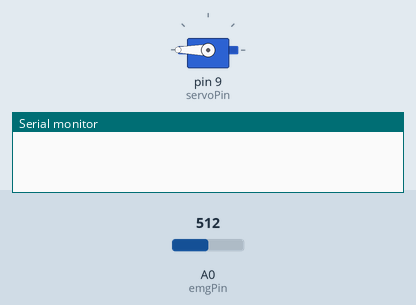
The sketch below on a simulated Arduino Uno, built with avr-gcc and run on an emulated ATmega328P. Parts: servo, the last lines printed to the serial monitor. The test bench sets the inputs (shaded band); at power-on: A0 (emgPin) = 512.

Above: at 0.1 s.
At 27.1 s:
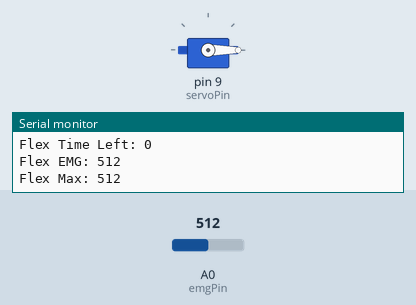
Timing chart, 0 to 29.0 s (numbered marks = the images above):
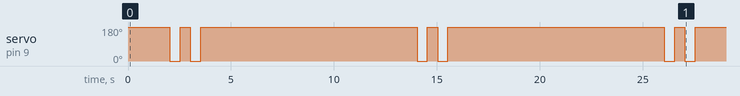

The sketch:

emg_bionic_hand.ino
```cpp
#include <Servo.h>

Servo myServo;

const int emgPin = A0;
const int servoPin = 9;

const unsigned long calibrationTime = 10000;
const unsigned long logInterval = 50;

int relaxedMin = 1023;
int relaxedMax = 0;
int flexMax = 0;
int adaptiveThreshold;

bool controlMode = false;
float smoothedValue = 0;
const float alpha = 0.1;

int currentServoPos = 180;
int targetServoPos = 180;

unsigned long lastLogTime = 0;
String currentLevel = "RELAXED";

void setup() {

Serial.begin(9600);
myServo.attach(servoPin);
myServo.write(180);

delay(2000);

Serial.println("=================================");
Serial.println("STARTING CALIBRATION");
Serial.println("=================================");

servoDoubleClose();
Serial.println(">>> RELAX for 10 seconds");
recordRelaxedPhase();

servoDoubleClose();
Serial.println(">>> FLEX MAX for 10 seconds");
recordFlexPhase();

servoDoubleClose();
calculateThreshold();

Serial.println("=================================");
Serial.println("CALIBRATION COMPLETE");
Serial.println("Beginning Live Output...");
Serial.println("=================================");

Serial.println("LEVEL,EMG,SERVO_ANGLE");

 controlMode = true;
}

void loop() {

if (!controlMode) return;

int rawValue = readAveragedEMG();

smoothedValue = (alpha * rawValue) + ((1 - alpha) * smoothedValue);
int emgValue = (int)smoothedValue;

int range = flexMax - adaptiveThreshold;
int lightCutoff = adaptiveThreshold + (range * 0.33);
int mediumCutoff = adaptiveThreshold + (range * 0.66);

if (emgValue < adaptiveThreshold) {
 currentLevel = "RELAXED";
 targetServoPos = 180;
}
else if (emgValue < lightCutoff) {
 currentLevel = "LIGHT";
}
else if (emgValue < mediumCutoff) {
 currentLevel = "MEDIUM";
}
else {
 currentLevel = "STRONG";
}

if (emgValue >= adaptiveThreshold) {
 targetServoPos = map(emgValue,
 adaptiveThreshold,
 flexMax,
 180,
 0);
 targetServoPos = constrain(targetServoPos, 0, 180);
}

if (currentServoPos < targetServoPos) currentServoPos++;
if (currentServoPos > targetServoPos) currentServoPos--;

myServo.write(currentServoPos);

if (millis() - lastLogTime >= logInterval) {
 lastLogTime = millis();

 Serial.print(currentLevel);
 Serial.print(",");
 Serial.print(emgValue);
 Serial.print(",");
 Serial.println(currentServoPos);
}
}

void servoDoubleClose() {
for (int index = 0; index < 2; index++) {
 myServo.write(0);
 delay(500);
 myServo.write(180);
 delay(500);
}
}

void recordRelaxedPhase() {

unsigned long startTime = millis();
unsigned long lastPrint = 0;
int lastSecond = -1;

while (millis() - startTime <= calibrationTime) {

 int value = analogRead(emgPin);

 if (value < relaxedMin) relaxedMin = value;
 if (value > relaxedMax) relaxedMax = value;

 int secondsLeft = 10 - ((millis() - startTime) / 1000);
 if (secondsLeft != lastSecond) {
  lastSecond = secondsLeft;
  Serial.print("Relax Time Left: ");
  Serial.println(secondsLeft);
 }

 if (millis() - lastPrint >= 200) {
  lastPrint = millis();
  Serial.print("Relax EMG: ");
  Serial.println(value);
 }
}

Serial.print("Relaxed Min: ");
Serial.println(relaxedMin);
Serial.print("Relaxed Max: ");
Serial.println(relaxedMax);
}

void recordFlexPhase() {

unsigned long startTime = millis();
unsigned long lastPrint = 0;
int lastSecond = -1;

while (millis() - startTime <= calibrationTime) {

 int value = analogRead(emgPin);

 if (value > flexMax) flexMax = value;

 int secondsLeft = 10 - ((millis() - startTime) / 1000);
 if (secondsLeft != lastSecond) {
  lastSecond = secondsLeft;
  Serial.print("Flex Time Left: ");
  Serial.println(secondsLeft);
 }

 if (millis() - lastPrint >= 200) {
  lastPrint = millis();
  Serial.print("Flex EMG: ");
  Serial.println(value);
 }
}

Serial.print("Flex Max: ");
Serial.println(flexMax);
}

void calculateThreshold() {

int noiseRange = relaxedMax - relaxedMin;
adaptiveThreshold = relaxedMax + (noiseRange * 2);

Serial.println("---- Calibration Results ----");
Serial.print("Noise Range: ");
Serial.println(noiseRange);
Serial.print("Adaptive Threshold: ");
Serial.println(adaptiveThreshold);
Serial.print("Flex Max: ");
Serial.println(flexMax);
}

int readAveragedEMG() {
int aggregate = 0;
for (int index = 0; index < 5; index++) {
 aggregate += analogRead(emgPin);
}
return aggregate / 5;
}
```
